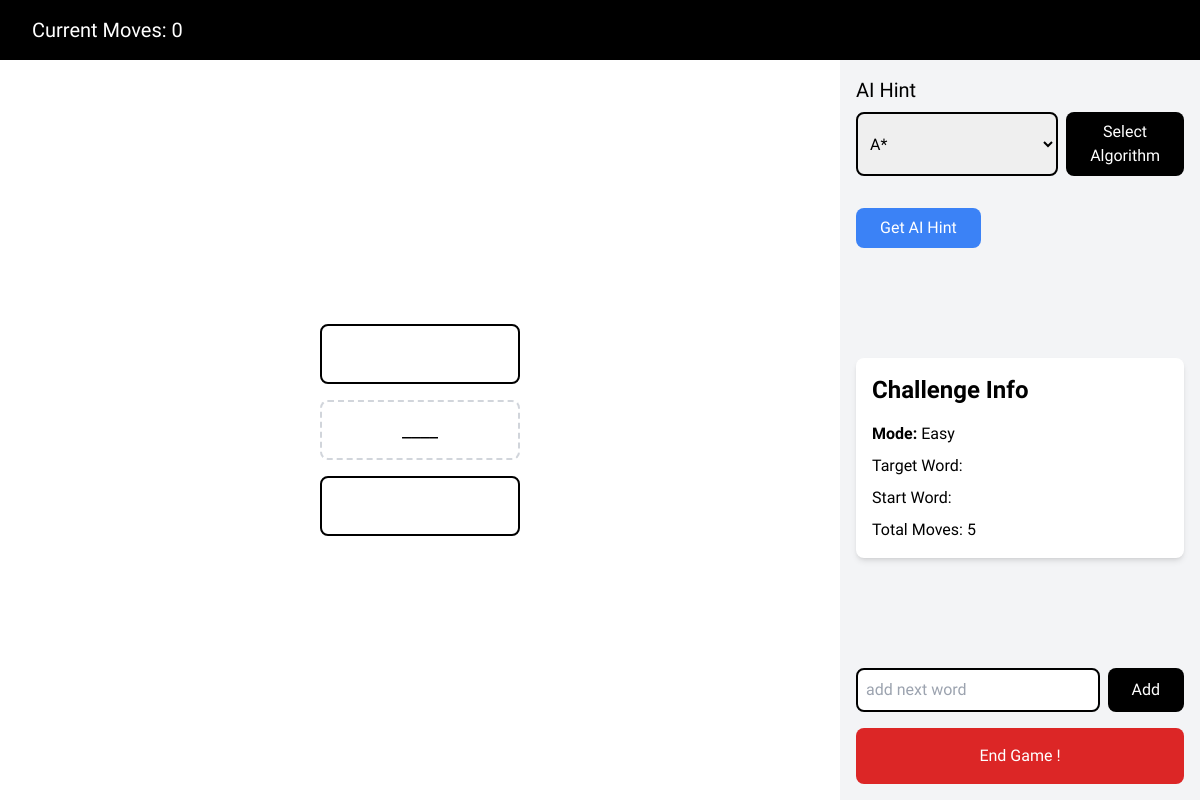
/play/1/, run on an earlier commit of the app's database.
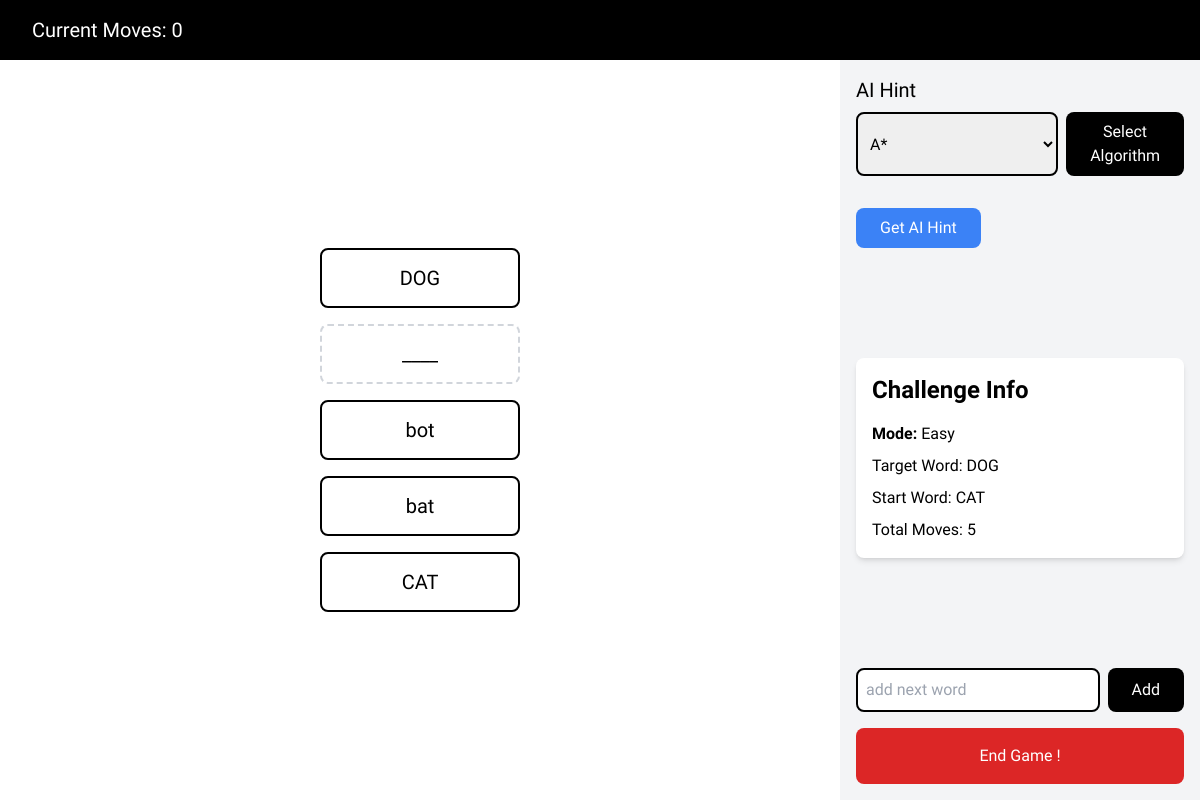
And on a later commit of the database.
### app/models.py (models this page shows, shortened)
class GameSettings(models.Model):
    GAME_MODES = [('easy', 'Easy'), ('medium', 'Medium'), ('hard', 'Hard')]
    CHALLENGE_TYPES = [('predefined', 'Predefined'), ('custom', 'Custom')]
    AI_HINTS = [('A*', 'A*'), ('UCS', 'UCS'), ('BFS', 'BFS')]
    game_mode = models.CharField(max_length=20, choices=GAME_MODES)
    challenge_type = models.CharField(max_length=20, choices=CHALLENGE_TYPES)
    start_word = models.CharField(max_length=100)
    end_word = models.CharField(max_length=100)
    ai_hint = models.CharField(max_length=20, choices=AI_HINTS, blank=True, null=True)
    current_word = models.CharField(max_length=100, blank=True)
    ladder = models.JSONField(default=list)
    easy_moves = models.IntegerField(default=5, editable=False)
    medium_moves = models.IntegerField(default=10, editable=False)
    hard_moves = models.IntegerField(default=15, editable=False)
    current_moves = models.IntegerField(default=0)
    victory = models.BooleanField(default=False)  # ✅ Added victory field

### app/views.py (the view)
# urls.py: path('play/<int:challenge_id>/', views.playground, name='playground'),
def playground(request, challenge_id):
    challenge = get_object_or_404(GameSettings, id=challenge_id)
    ladder = challenge.ladder if challenge.ladder else []
    words_reversed = list(reversed(ladder))
    return render(request, "playground.html", {'challenge': challenge, 'words_reversed': words_reversed})

### app/templates/playground.html (shortened to what the changed rows need)
<!DOCTYPE html>
<html class="w-full h-full">
<head>
    <script src="https://cdn.tailwindcss.com"></script>
</head>
<body class="flex flex-col w-full h-full m-0 p-0 bg-white">
    <div class="game-font w-full h-[60px] bg-black text-white px-8 flex justify-between items-center">
        <span class="text-xl">Current Moves: {{ challenge.current_moves }}</span>
    </div>
    <div class="flex flex-1">
        <div class="py-20 flex-1 flex justify-center items-center">
            <div class="flex flex-col gap-4 items-center">
                <div
                    class="game-font w-[200px] h-[60px] border-2 border-black rounded-lg flex items-center justify-center text-xl">
                    {{ challenge.end_word }}
                </div>
                {% for word in words_reversed %}
                {% if forloop.first %}
                <div
                    class="game-font w-[200px] h-[60px] border-2 border-dashed border-gray-300 rounded-lg flex items-center justify-center text-xl">
                    ____
                </div>
                {% endif %}
                <div
                    class="game-font w-[200px] h-[60px] border-2 border-black rounded-lg flex items-center justify-center text-xl">
                    {{ word }}
                </div>
                {% endfor %}
                {% if not words_reversed %}
                <div
                    class="game-font w-[200px] h-[60px] border-2 border-dashed border-gray-300 rounded-lg flex items-center justify-center text-xl">
                    ____
                </div>
                {% endif %}
                <div
                    class="game-font w-[200px] h-[60px] border-2 border-black rounded-lg flex items-center justify-center text-xl">
                    {{ challenge.start_word }}
                </div>
            </div>
        </div>
        <div class="game-font w-[30%] bg-gray-100 h-full flex flex-col p-4">
            <div class="flex-1 flex items-center">
                <div class="bg-white rounded-lg p-4 shadow-md w-full">
                    <h2 class="text-2xl font-bold mb-4">Challenge Info</h2>
                    <div class="space-y-2">
                        <p><strong>Mode:</strong> {{ challenge.get_game_mode_display }}</p>
                        <p>Target Word: {{ challenge.end_word }}</p>
                        <p>Start Word: {{ challenge.start_word }}</p>
                        <p>Total Moves:
                            {% if challenge.game_mode == 'easy' %}
                            {{ challenge.easy_moves }}
                            {% elif challenge.game_mode == 'medium' %}
                            {{ challenge.medium_moves }}
                            {% elif challenge.game_mode == 'hard' %}
                            {{ challenge.hard_moves }}
                            {% else %}
                            -
                            {% endif %}
                        </p>
                    </div>
                </div>
            </div>
        </div>
    </div>
</body>
</html>

What changed in the data, as far as the page shows it:
changed GameSettings "Easy": end_word (not shown) → "DOG"; start_word (not shown) → "CAT"
Also different on the page:
new list line: "____ bot"
new list line: "bat"
text no longer shown: "____"
